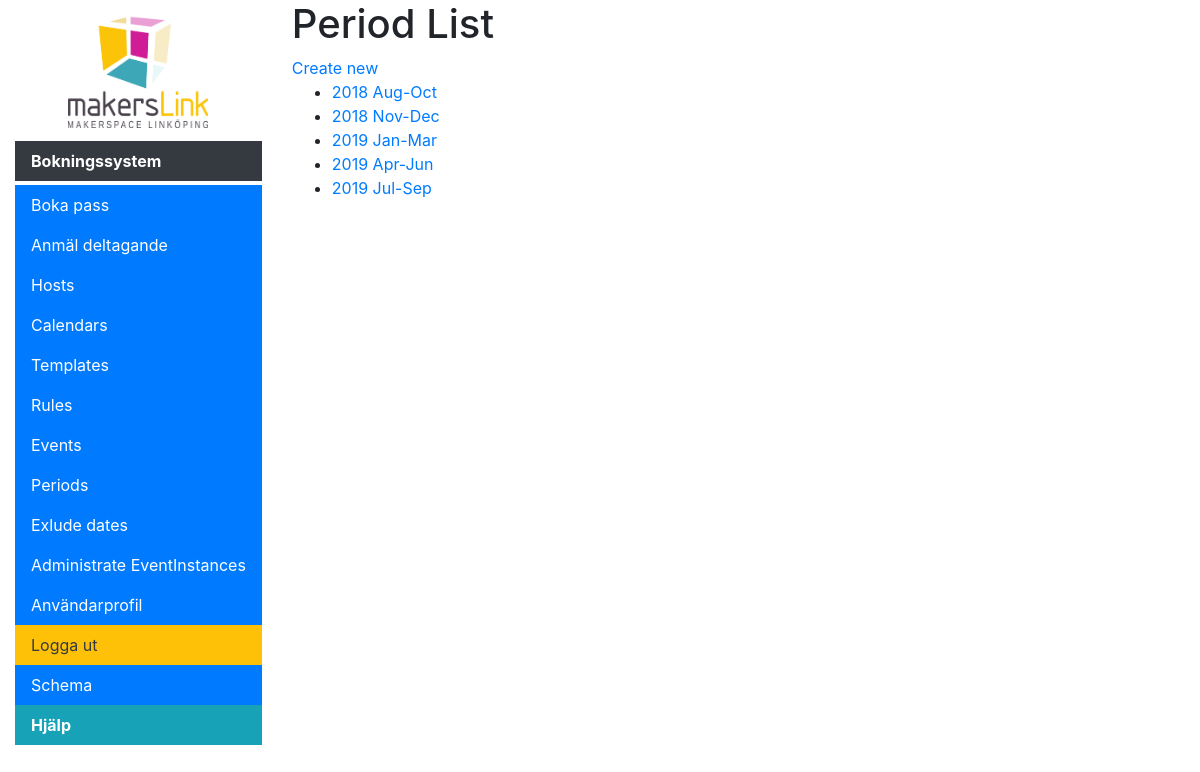
The page /scheduler/periods (signed in) on the database as committed earlier.
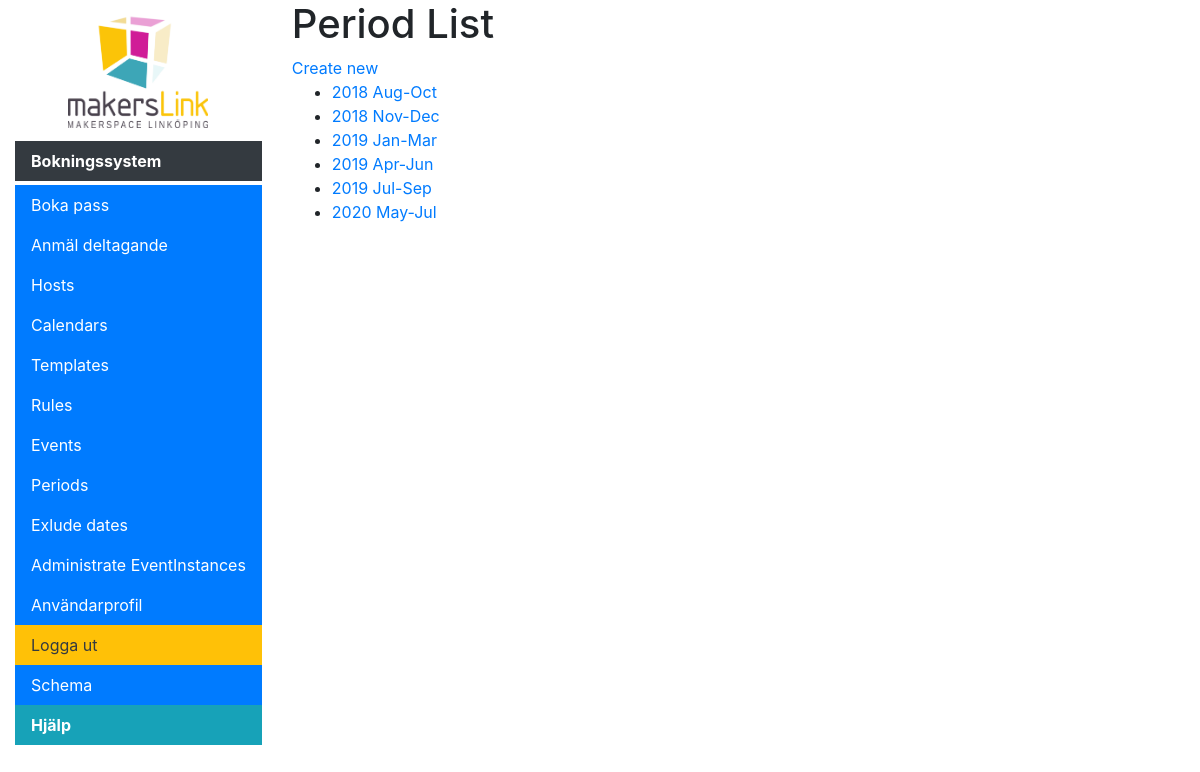
The same page on the database as committed later.
### scheduler/models.py (models this page shows, shortened)
class SchedulingPeriod(models.Model):
    start = models.DateField(help_text="Start of period", db_index=True)
    end = models.DateField(help_text="End of period", db_index=True)
    num_required_events = models.IntegerField(default = 6, help_text="Number of events a host should have in this period")
    participant_key_string = ParticipantKeyField(default = "", help_text="A string representing the events a host is required to be a participant to in this period", max_length=10)
    @property
    def name(self):
        return self.start.strftime('%Y %b') + "-" + self.end.strftime('%b')
    def get_absolute_url(self):
        return reverse('period-detail', args=[str(self.id)])

### scheduler/views.py (the view)
# urls.py: path('periods', views.PeriodListView.as_view(), name='periods'),
class PeriodListView(UserIsStaffMixin, generic.ListView):
    model = SchedulingPeriod

### scheduler/context_processors.py (called while the page is built)
def extra_menu_processor(request):
    extra = {}
    if hasattr(settings, "MENU_TITLE"):
    	extra['menu_title'] = settings.MENU_TITLE
    if hasattr(settings, "LOGO"):
        extra['logo'] = settings.LOGO
    if hasattr(settings, "MENU_EXTRA"):
        extra['menu_extra'] = settings.MENU_EXTRA
    return extra

### scheduler/views.py (called while the page is built)
    def test_func(self):
        return self.request.user.is_staff

### scheduler/templates/scheduler/schedulingperiod_list.html (shortened to what this page needs)
{% extends "base_generic.html" %}
{% block content %}
    <h1>Period List</h1>
    <a href="{% url 'period-create' %}">Create new</a>
    {% if schedulingperiod_list %}
    <ul>
      {% for period in schedulingperiod_list %}
      <li>
        <a href="{{ period.get_absolute_url }}">{{ period.name }}</a>
      </li>
      {% endfor %}
    </ul>
    {% else %}
      <p>No Periods have been created.</p>
    {% endif %}
{% endblock %}

Rows that differ between the two databases and show on the page:
added SchedulingPeriod: name "2020 May-Jul"
